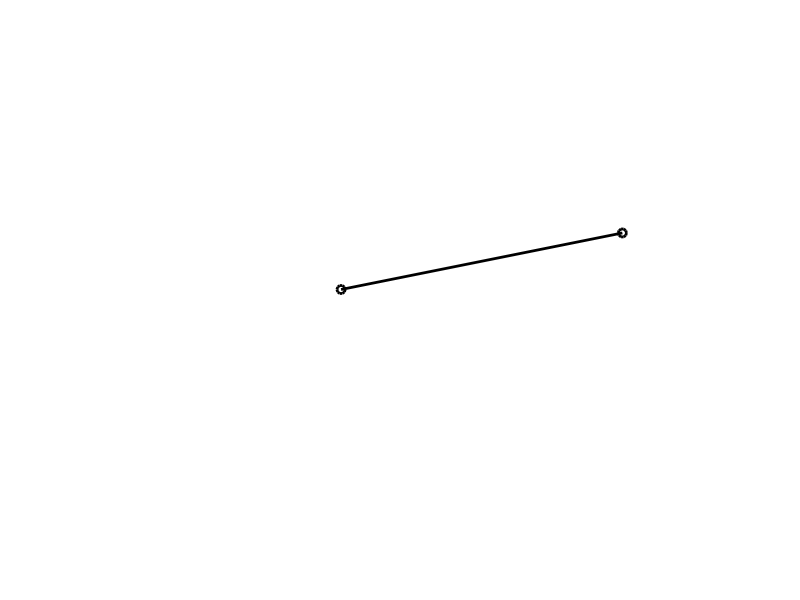

Write the MATLAB code that produced this figure. (Note: this script raises an error after producing the figure.)
n = 40; phi = linspace(0,2*pi,n);
a = 1; b = 2.5; e = 0.25; nF = 5;
c = 0.5; d = 1; f = 0.06;
ax = a*cos(phi); ay = a*sin(phi);
s = real(ax + sqrt(b^2 - (ay - e).^2));
v = [1.1*min(ax),1.1*(max(s)+d/2) 1.1*min(ay),1.1*max(ay)];
xgnd = [min(ax),max(s)+d/2,max(s)+d/2,min(ax),min(ax)];
ygnd = [e,e,e-f,e-f,e];
slidery = [e,e+c,e+c,e,e];% Vertical component of slider is constant
for k = 1:n 
	fill(xgnd,ygnd,'r') % Thin horizontal barhold on
	plot(ax,ay,'b--',0,0,'ko'); % Dashed circle and center of circle
	sliderx = [s(k)-d/2,s(k)-d/2,s(k)+d/2,s(k)+d/2,s(k)-d/2];
	fill(sliderx,slidery,'m');% Slider position
	plot([0 ax(k)],[0;ay(k)],'ko-','LineWidth',2);
	plot([ax(k),s(k)],[ay(k),e+c/2],'ko-','LineWidth',2);
	axis(v)
	axis off equal
	SliderCrankFrame(k) = getframe;
	hold off
end
movie(SliderCrankFrame,nF,30)
movie2avi(SliderCrankFrame,'SliderCrankAvi.avi','compression','none')